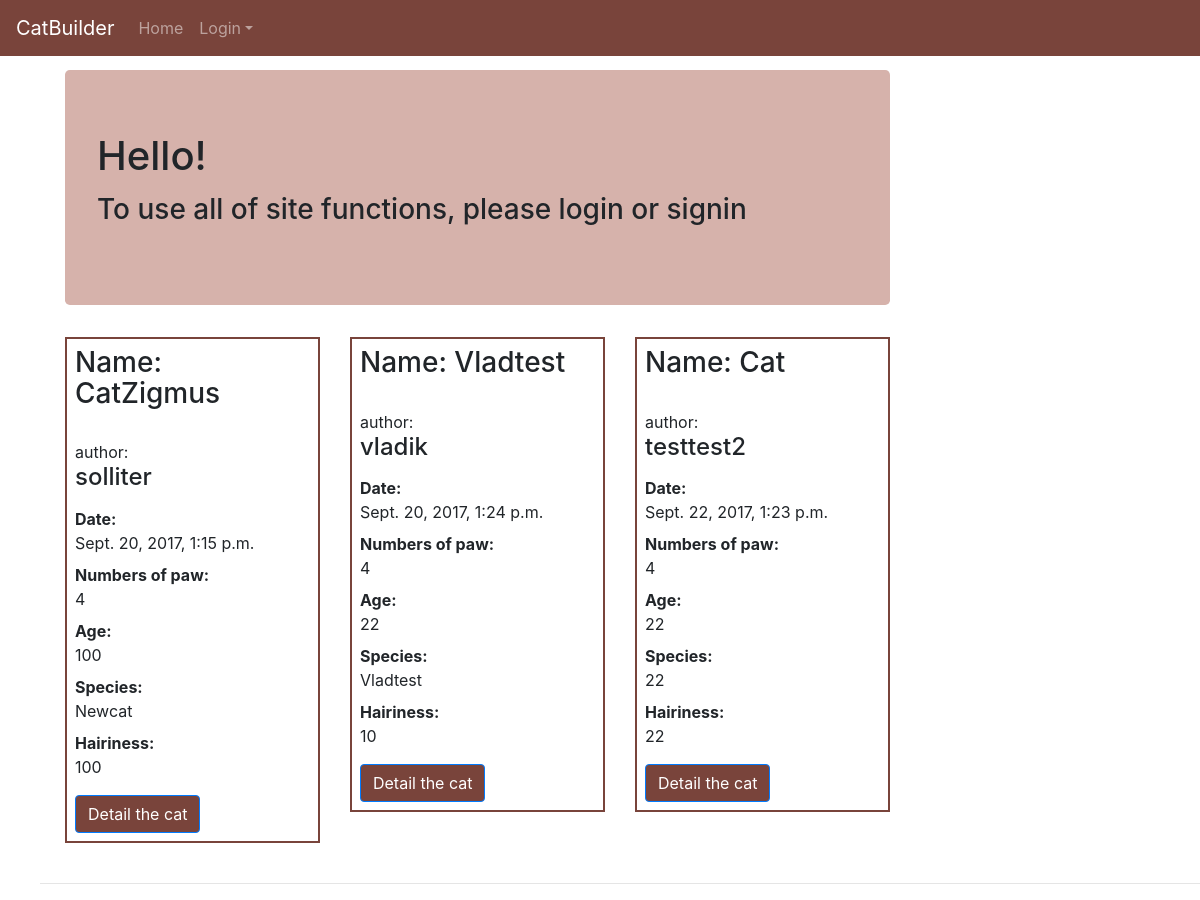
The app's page /, older data.
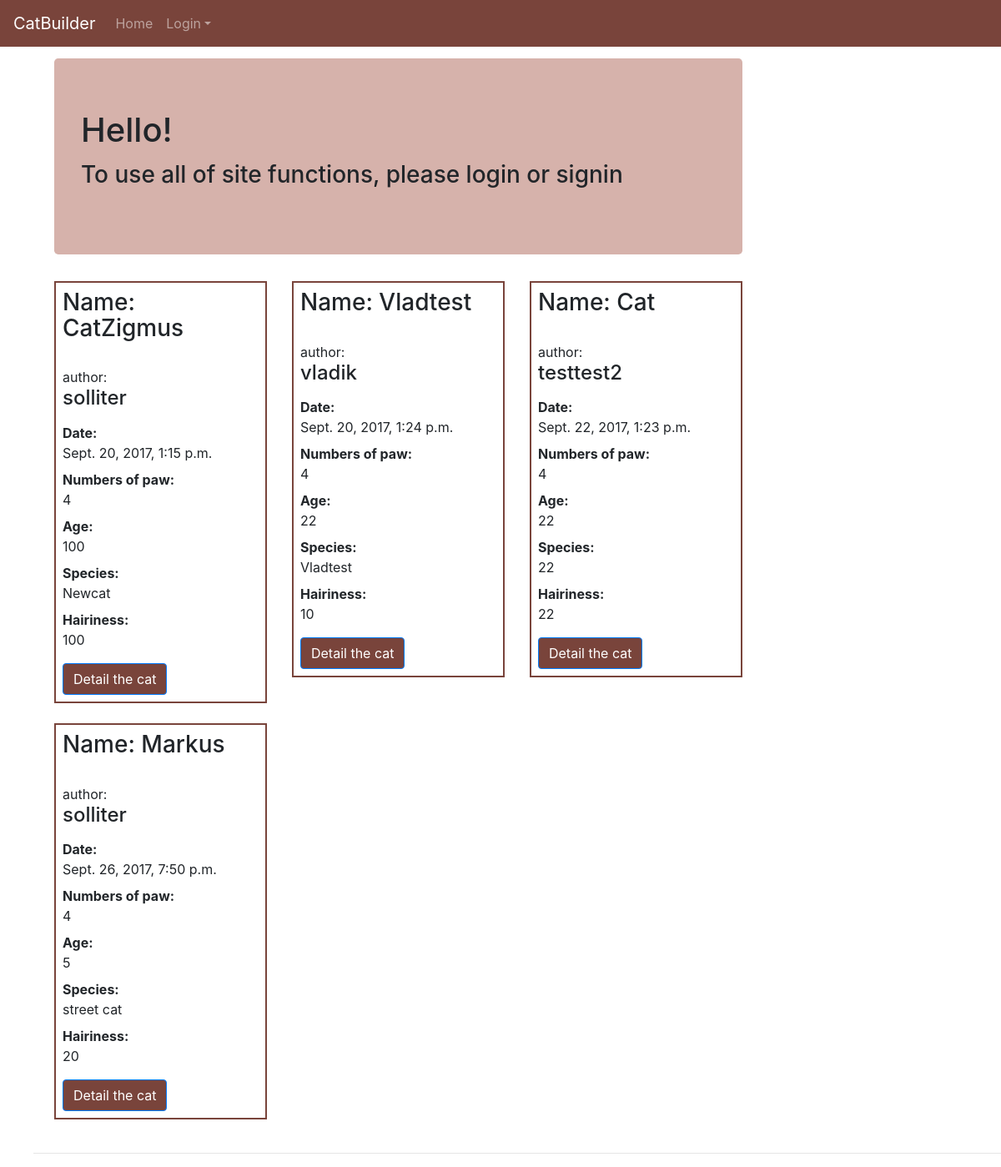
The same page, newer data.
### catbuilder/models.py (models this page shows, shortened)
class Cat(models.Model):
    class Meta():
        db_table = "cat"
    paw = models.IntegerField(default=4)
    name = models.CharField(max_length=30, null=False, default='Cat')
    age = models.IntegerField(default=False, null=False)
    species = models.CharField(max_length=50, blank=True)
    hairiness = models.IntegerField(default=False, null=False)
    user = models.ForeignKey('auth.User')
    date = models.DateTimeField(default=timezone.now)
    image = models.ImageField(upload_to=upload_location, null=True, blank=True,)
    text = models.CharField(max_length=2000, default='Write your cat history here', blank=True)

### catbuilder/views.py (the view)
# urls.py: 2. Add a URL to urlpatterns:  url(r'^$', views.home, name='home')
def home(request):
    template = "base.html"
    queryset = Cat.objects.all()
    context = {
        "object_list": queryset
    }
    return render(request, template, context)

### template/base.html (shortened to what this page needs)
<!DOCTYPE html>
 {% load staticfiles %}
<html lang="en">
  <head>
      <nav class="navbar navbar-expand-md fixed-top navbar-dark" style ="background-color:#79443b">
      <a class="navbar-brand" href="/">CatBuilder</a>
      <div class="collapse navbar-collapse" id="navbarsExampleDefault">
        <ul class="navbar-nav mr-auto">
          <li class="nav-item ">
            <a class="nav-link" href="/">Home <span class="sr-only">(current)</span></a>
          </li>
          <li class="nav-item dropdown ">
            <a class="nav-link dropdown-toggle" href="http://example.com" id="dropdown01" data-toggle="dropdown" aria-haspopup="true" aria-expanded="false">Login</a>
          </li>
        </ul>
      </div>
    </nav>
{% include 'snippets/css.html' %}
  </head>
  <body>
    <ul>
           <div class="container">
      <div class="row row-offcanvas row-offcanvas-right">
        <div class="col-12 col-md-9">
          <div class="jumbotron" style ="background-color: #d6b2ab;">
            <h1>Hello!</h1>
              <p><h3>To use all of site functions, please login or signin </h3></p>
          </div>
<div class="row">
            {% for obj in object_list %}
            <div class="col-6 col-lg-4">
   <div style="border:2px solid #79443b;padding: 8px">
          <h3>Name: {{ obj.name }}</h3></br>
          author:<h4>{{ obj.user }}</h4>
    <p><dt>Date:</dt> <dd>{{ obj.date }}</dd>
        <dt>Numbers of paw:</dt> <dd>{{ obj.paw }}</dd>
             <dt> Age:</dt><dd>{{ obj.age }}</dd>
             <dt> Species:</dt><dd>{{ obj.species }}</dd>
             <dt> Hairiness:</dt><dd>{{ obj.hairiness }}</dd></p>
<a class="btn btn-primary" style ="background-color:#79443b" href="{% url 'cat_detail' pk=obj.pk %}"  role="button" >Detail the cat</a>
       </div>
        </div>
{% endfor %}
            </div>
          </div>
        </div>
      </div>
      <hr>
    </ul>
</body>
</html>

### template/snippets/css.html (shortened to what this page needs)
 {% load staticfiles %}
<link rel="stylesheet" href="https://maxcdn.bootstrapcdn.com/bootstrap/4.0.0-beta/
css/bootstrap.min.css"
>
 <link rel="stylesheet" href="{% static 'css/bootstrap.min.css' %}">
<link rel="stylesheet" href="{% static 'css/offcanvas.css' %}">

### template/snippets/js.html (shortened to what this page needs)
{% load staticfiles %}

### static/css/offcanvas.css (style rules this page uses)
html, body { overflow-x: hidden; }
body { padding-top: 70px; }

Row changes from the older to the newer data that the page shows:
added Cat: name "Markus", user "solliter", date "Sept. 26, 2017, 7:50 p.m.", paw "4", age "5", species "street cat", hairiness "20"
